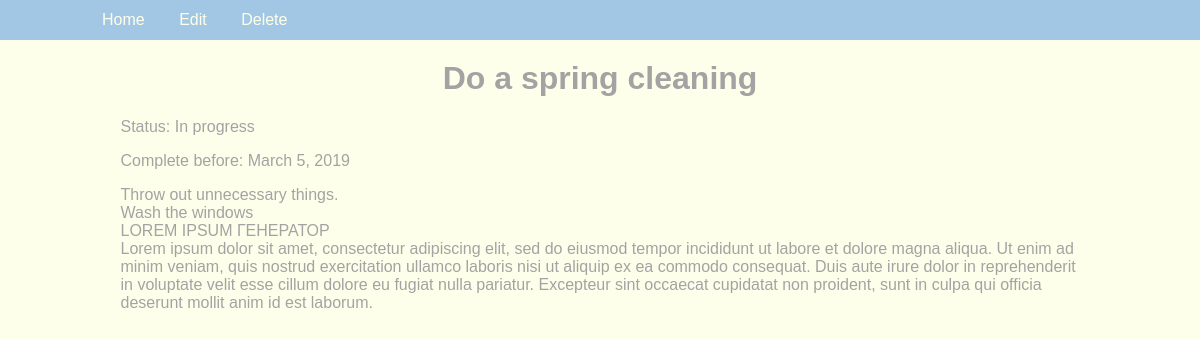
The app's page /article/4/ with its own data.
### webapp/models.py (models this page shows, shortened)
class Task(models.Model):
    description = models.TextField(max_length=500, null=False, blank=False, verbose_name='Описание')
    detailed = models.TextField(max_length=3000, null=True, blank=True, default="", verbose_name="Подробнее")
    status = models.CharField(max_length=50, null=False, blank=True, default=STATUS_CHOICES[0][0],
                              choices=STATUS_CHOICES, verbose_name='Статус')
    complete_before = models.DateField(max_length=10, null=True, blank=True, default=None, verbose_name='Выполнить до')

### webapp/views.py (the view)
# urls.py: path("article/<int:pk>/", task_view, name="task_view"),
def task_view(request, pk):
    task = get_object_or_404(Task, pk=pk)
    return render(request, "task.html", context={"task": task})

### webapp/templates/task.html (shortened to what this page needs)
{% extends 'base.html' %}
{% block menu %}
    <li><a href="{% url 'task_update' task.pk %}">Edit</a></li>
    <li><a href="{% url 'task_delete' task.pk %}">Delete</a></li>
{% endblock %}
{% block content %}
    <div class="container">
        <h1>{{ task.description }}</h1>
        <p>Status: {{ task.get_status_display }}</p>
        <p>Complete before: {{ task.complete_before }}</p>
        <div class="box">{{ task.detailed }}</div>
    </div>
{% endblock %}

### webapp/static/css/style.css (style rules this page uses)
body { background: #FEFFEA; color: #A3A3A3; font-family: Arial, sans-serif; margin-top: 60px; max-width: 1500px; }
h1 { text-align: center; }
a { color:#D3C1C3 }
.container { max-width: 1200px; width: 90%; margin: 0 auto; }
.box { white-space: pre-wrap; }
.menu li { display: inline-block; }
.menu a { display: inline-block; text-decoration: none; color: inherit; padding: 5px 15px; }

### records on screen
Task: description "Do a spring cleaning", status "In progress", complete_before "March 5, 2019", detailed "Throw out unnecessary things. Wash the windows LOREM IPSUM ГЕНЕРАТОР Lorem ipsum dolor sit amet, consectetur adipiscing elit, sed do eiusmod tempor incididunt ut labore et dolore magna aliqua. Ut enim ad minim veniam, quis nostrud exercitation ullamco laboris nisi ut aliquip ex ea commodo consequat. Duis aute irure dolor in reprehenderit in voluptate velit esse cillum dolore eu fugiat nulla pariatur. Excepteur sint occaecat cupidatat non proident, sunt in culpa qui officia deserunt mollit anim id est laborum."
